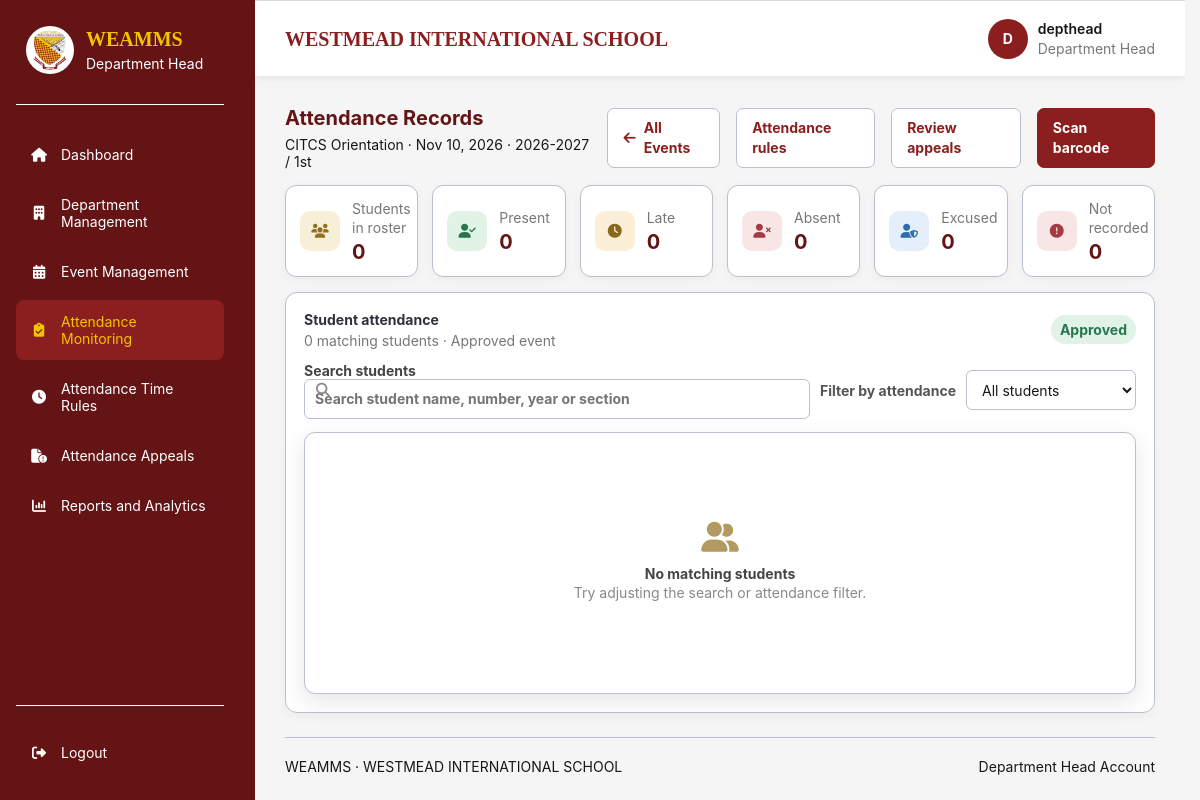
/department-head/attendance/records.php?event_id=1 (signed in), run on the app's committed database.
### tables this page shows
CREATE TABLE `events` (
  `event_id` bigint(20) UNSIGNED NOT NULL,
  `department_id` bigint(20) UNSIGNED NOT NULL,
  `requested_by` bigint(20) UNSIGNED NOT NULL,
  `academic_period_id` bigint(20) UNSIGNED NOT NULL,
  `event_title` varchar(200) NOT NULL,
  `event_description` text DEFAULT NULL,
  `venue` varchar(200) DEFAULT NULL,
  `start_at` datetime NOT NULL,
  `end_at` datetime NOT NULL,
  `attendance_opens_at` datetime DEFAULT NULL,
  `attendance_closes_at` datetime DEFAULT NULL,
  `event_status` enum('pending','approved','rejected','cancelled','cancellation_requested','completed') NOT NULL DEFAULT 'pending',
  `admin_reviewed_by` bigint(20) UNSIGNED DEFAULT NULL,
  `admin_reviewed_at` datetime DEFAULT NULL,
  `admin_remarks` text DEFAULT NULL,
  `cancellation_requested_at` datetime DEFAULT NULL,
  `cancellation_requested_by` bigint(20) UNSIGNED DEFAULT NULL,
  `cancellation_request_remarks` text DEFAULT NULL,
  `created_at` timestamp NOT NULL DEFAULT current_timestamp(),
  `updated_at` timestamp NOT NULL DEFAULT current_timestamp() ON UPDATE current_timestamp()
);

CREATE TABLE `academic_periods` (
  `academic_period_id` bigint(20) UNSIGNED NOT NULL,
  `academic_year` varchar(20) NOT NULL,
  `semester` enum('1st','2nd','Summer','Other') NOT NULL DEFAULT '1st',
  `start_date` date NOT NULL,
  `end_date` date NOT NULL,
  `is_current` tinyint(1) NOT NULL DEFAULT 0,
  `created_at` timestamp NOT NULL DEFAULT current_timestamp()
);

### includes/department_head_context.php (called while the page is built, shortened)
<?php
function dhEscape(mixed $value): string
{
    return htmlspecialchars(
        (string) $value,
        ENT_QUOTES,
        'UTF-8'
    );
}

### department-head/attendance/records.php (the view, shortened to what this page needs)
<?php
require_once __DIR__ . '/../../includes/department_head_layout_start.php';
$eventId = filter_var($_GET['event_id'] ?? null, FILTER_VALIDATE_INT);
$eventStmt = $pdo->prepare(
    'SELECT e.event_id, e.event_title, e.venue, e.start_at, e.end_at,
            e.event_status, ap.academic_year, ap.semester
     FROM events e
     INNER JOIN academic_periods ap
        ON ap.academic_period_id = e.academic_period_id
     WHERE e.event_id = ? AND e.department_id = ?
     LIMIT 1'
);
$eventStmt->execute([$eventId, $departmentId]);
$event = $eventStmt->fetch(PDO::FETCH_ASSOC);
$search = trim(is_string($_GET['q'] ?? null) ? $_GET['q'] : '');
$sql = "
    SELECT r.student_id, r.student_number, r.first_name, r.middle_name,
           r.last_name, r.year_level, r.section,
           ea.attendance_id, ea.attendance_status, ea.check_in_at,
           ea.record_source, ea.remarks, recorder.username AS recorded_by
    FROM event_attendance_roster r
    LEFT JOIN event_attendance ea
        ON ea.student_id = r.student_id
       AND ea.event_id = r.event_id
    LEFT JOIN users recorder ON recorder.user_id = ea.recorded_by_user_id
    WHERE r.event_id = :record_event_id";
$params = [
    'record_event_id' => $eventId,
];
$sql .= ' ORDER BY r.last_name, r.first_name, r.student_number';
$recordsStmt = $pdo->prepare($sql);
$recordsStmt->execute($params);
$records = $recordsStmt->fetchAll(PDO::FETCH_ASSOC);
$summaryStmt = $pdo->prepare(
    "SELECT COUNT(*) AS roster_count,
            COALESCE(SUM(ea.attendance_id IS NOT NULL), 0) AS recorded_count,
            COALESCE(SUM(ea.attendance_status = 'present'), 0) AS present_count,
            COALESCE(SUM(ea.attendance_status = 'late'), 0) AS late_count,
            COALESCE(SUM(ea.attendance_status = 'absent'), 0) AS absent_count,
            COALESCE(SUM(ea.attendance_status = 'excused'), 0) AS excused_count
     FROM event_attendance_roster r
     LEFT JOIN event_attendance ea
        ON ea.student_id = r.student_id
       AND ea.event_id = r.event_id
     WHERE r.event_id = :summary_event_id"
);
$summaryStmt->execute([
    'summary_event_id' => $eventId,
]);
$summary = $summaryStmt->fetch(PDO::FETCH_ASSOC);
$notRecordedCount = max(0, (int) $summary['roster_count'] - (int) $summary['recorded_count']);
?>
<section class="dashboard-section management-page attendance-monitoring-content">
    <div class="section-heading">
        <div>
            <h2>Attendance Records</h2>
            <p>
                <?= dhEscape($event['event_title']) ?>
                · <?= dhEscape(date('M j, Y', strtotime($event['start_at']))) ?>
                · <?= dhEscape($event['academic_year']) ?> / <?= dhEscape($event['semester']) ?>
            </p>
        </div>
        <a class="management-button management-button-secondary" href="<?= dhEscape($baseUrl) ?>/department-head/attendance/index.php">
            <i class="fa-solid fa-arrow-left" aria-hidden="true"></i>
            All Events
        </a>
        <a class="management-button management-button-secondary" href="<?= dhEscape($baseUrl) ?>/department-head/attendance-settings/index.php">Attendance rules</a>
        <a class="management-button management-button-secondary" href="<?= dhEscape($baseUrl) ?>/department-head/appeals/index.php">Review appeals</a>
        <?php if (strtolower($event['event_status']) === 'approved'): ?>
            <a class="management-button" href="<?= dhEscape($baseUrl) ?>/department-head/attendance/scan.php?event_id=<?= (int) $eventId ?>">Scan barcode</a>
        <?php endif; ?>
    </div>
    <div class="attendance-monitor-summary attendance-record-summary">
        <article class="attendance-monitor-card">
            <span class="attendance-monitor-icon"><i class="fa-solid fa-users" aria-hidden="true"></i></span>
            <div><span>Students in roster</span><strong><?= (int) $summary['roster_count'] ?></strong></div>
        </article>
        <article class="attendance-monitor-card">
            <span class="attendance-monitor-icon monitor-icon-green"><i class="fa-solid fa-user-check" aria-hidden="true"></i></span>
            <div><span>Present</span><strong><?= (int) $summary['present_count'] ?></strong></div>
        </article>
        <article class="attendance-monitor-card">
            <span class="attendance-monitor-icon monitor-icon-gold"><i class="fa-solid fa-clock" aria-hidden="true"></i></span>
            <div><span>Late</span><strong><?= (int) $summary['late_count'] ?></strong></div>
        </article>
        <article class="attendance-monitor-card">
            <span class="attendance-monitor-icon monitor-icon-red"><i class="fa-solid fa-user-xmark" aria-hidden="true"></i></span>
            <div><span>Absent</span><strong><?= (int) $summary['absent_count'] ?></strong></div>
        </article>
        <article class="attendance-monitor-card">
            <span class="attendance-monitor-icon monitor-icon-blue"><i class="fa-solid fa-user-shield" aria-hidden="true"></i></span>
            <div><span>Excused</span><strong><?= (int) $summary['excused_count'] ?></strong></div>
        </article>
        <article class="attendance-monitor-card">
            <span class="attendance-monitor-icon monitor-icon-red"><i class="fa-solid fa-circle-exclamation" aria-hidden="true"></i></span>
            <div><span>Not recorded</span><strong><?= $notRecordedCount ?></strong></div>
        </article>
    </div>
    <div class="attendance-monitor-panel attendance-record-panel">
        <div class="attendance-monitor-panel-heading">
            <div>
                <h3>Student attendance</h3>
                <p><?= count($records) ?> matching <?= count($records) === 1 ? 'student' : 'students' ?> · <?= dhEscape(ucfirst($event['event_status'])) ?> event</p>
            </div>
            <span class="status-pill status-<?= dhEscape(strtolower($event['event_status'])) ?>">
                <?= dhEscape(ucfirst($event['event_status'])) ?>
            </span>
        </div>
        <form class="management-filter attendance-monitor-filter" method="get" action="<?= dhEscape($baseUrl) ?>/department-head/attendance/records.php">
            <label class="attendance-monitor-search">
                <span class="visually-hidden">Search students</span>
                <input type="search" name="q" value="<?= dhEscape($search) ?>" placeholder="Search student name, number, year or section">
            </label>
            <label for="attendance-status">Filter by attendance</label>
            <select id="attendance-status" name="status" onchange="this.form.requestSubmit()">
                <option value="">All students</option>
            </select>
        </form>
        <?php if ($records === []): ?>
            <div class="department-panel empty-state">
                <i class="fa-solid fa-user-group" aria-hidden="true"></i>
                <strong>No matching students</strong>
                <p>Try adjusting the search or attendance filter.</p>
            </div>
        <?php endif; ?>
    </div>
</section>
<?php require __DIR__ . '/../../includes/footer.php'; ?>
</main>
</body>
</html>

### assets/css/style.css (style rules this page uses)
:root { --wis-maroon-light: #B43737; --wis-maroon: #8B1E1E; --wis-maroon-dark: #641414; --wis-gold: #F2C300; --wis-gold-dark: #D6A900; --wis-white: #FFFFFF; --wis-light-blue: #E8F0FE; --wis-black: #171717; --wis-background: #F5F5F5; --wis-border: #B8C1CC; --wis-shadow: 0 8px 25px rgba(0, 0, 0, 0.10); }
* { box-sizing: border-box; margin: 0; padding: 0; }
html { scroll-behavior: smooth; }
body { display: flex; justify-content: center; align-items: flex-start; min-height: 100vh; padding: 0 20px; background: var(--wis-background); color: var(--wis-black); font-family: Arial, Helvetica, sans-serif; }
form { width: 100%; margin: 0 auto; }

### data on the page
events: event_title "CITCS Orientation", start_at "Nov 10, 2026", academic_period.academic_year "2026-2027", academic_period.semester "1st", event_status "Approved"

### other printed values
str_replace('_', ' ', $role) "Department Head"
$label "Dashboard"
$label "Department Management"
$label "Event Management"
$label "Attendance Monitoring"
$label "Attendance Time Rules"
$label "Attendance Appeals"
$label "Reports and Analytics"
$initial "D"
$username "depthead"
$userRole "Department Head"
$summary['roster_count'] "0"
$summary['present_count'] "0"
$summary['late_count'] "0"
$summary['absent_count'] "0"
